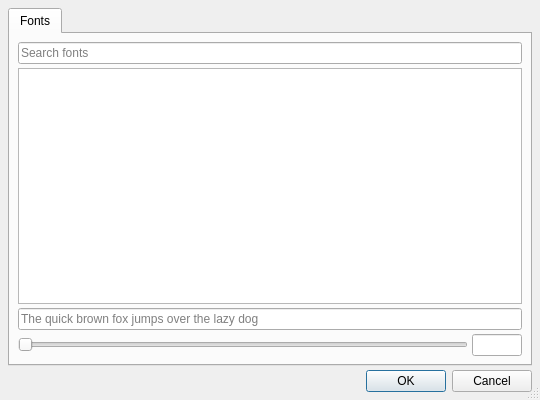
<?xml version="1.0" encoding="UTF-8"?>
<ui version="4.0">
 <class>qpwgraph_appearance</class>
 <widget class="QDialog" name="qpwgraph_appearance">
  <property name="geometry">
   <rect>
    <x>0</x>
    <y>0</y>
    <width>540</width>
    <height>400</height>
   </rect>
  </property>
  <property name="minimumSize">
   <size>
    <width>0</width>
    <height>400</height>
   </size>
  </property>
  <property name="maximumSize">
   <size>
    <width>540</width>
    <height>16777215</height>
   </size>
  </property>
  <property name="windowTitle">
   <string>Appearance</string>
  </property>
  <property name="windowIcon">
   <iconset resource="qpwgraph.qrc">
    <normaloff>:/images/qpwgraph.svg</normaloff>:/images/qpwgraph.svg</iconset>
  </property>
  <property name="sizeGripEnabled">
   <bool>true</bool>
  </property>
  <layout class="QVBoxLayout">
   <item>
    <widget class="QTabWidget" name="AppearanceTabWidget">
     <property name="currentIndex">
      <number>0</number>
     </property>
     <widget class="QWidget" name="FontsTabPage">
      <attribute name="title">
       <string>Fonts</string>
      </attribute>
      <layout class="QVBoxLayout">
       <item>
        <widget class="QLineEdit" name="FontSearchBox">
         <property name="placeholderText">
          <string>Search fonts</string>
         </property>
        </widget>
       </item>
       <item>
        <widget class="QListWidget" name="FontList"/>
       </item>
       <item>
        <widget class="QLineEdit" name="FontDisplayTextBox">
         <property name="readOnly">
          <bool>true</bool>
         </property>
         <property name="placeholderText">
          <string>The quick brown fox jumps over the lazy dog</string>
         </property>
        </widget>
       </item>
       <item>
        <layout class="QHBoxLayout">
         <item>
          <widget class="QSlider" name="FontSizeSlider">
           <property name="maximumSize">
            <size>
             <width>450</width>
             <height>16777215</height>
            </size>
           </property>
           <property name="minimum">
            <number>6</number>
           </property>
           <property name="maximum">
            <number>36</number>
           </property>
           <property name="tracking">
            <bool>true</bool>
           </property>
           <property name="orientation">
            <enum>Qt::Orientation::Horizontal</enum>
           </property>
          </widget>
         </item>
         <item>
          <widget class="QLineEdit" name="FontSizeBox">
          <property name="readOnly">
          <bool>true</bool>
         </property>
         <property name="maximumSize">
            <size>
             <width>50</width>
             <height>16777215</height>
            </size>
           </property>
         </widget>
         </item>
        </layout>
       </item>
      </layout>
     </widget>
    </widget>
   </item>
   <item>
    <widget class="QDialogButtonBox" name="DialogButtonBox">
     <property name="orientation">
      <enum>Qt::Orientation::Horizontal</enum>
     </property>
     <property name="standardButtons">
      <set>QDialogButtonBox::StandardButton::Cancel|QDialogButtonBox::StandardButton::Ok</set>
     </property>
    </widget>
   </item>
  </layout>
 </widget>
 <layoutdefault spacing="4" margin="8"/>
 <tabstops>
  <tabstop>AppearanceTabWidget</tabstop>
  <tabstop>DialogButtonBox</tabstop>
 </tabstops>
 <resources>
  <include location="qpwgraph.qrc"/>
 </resources>
 <connections/>
</ui>
